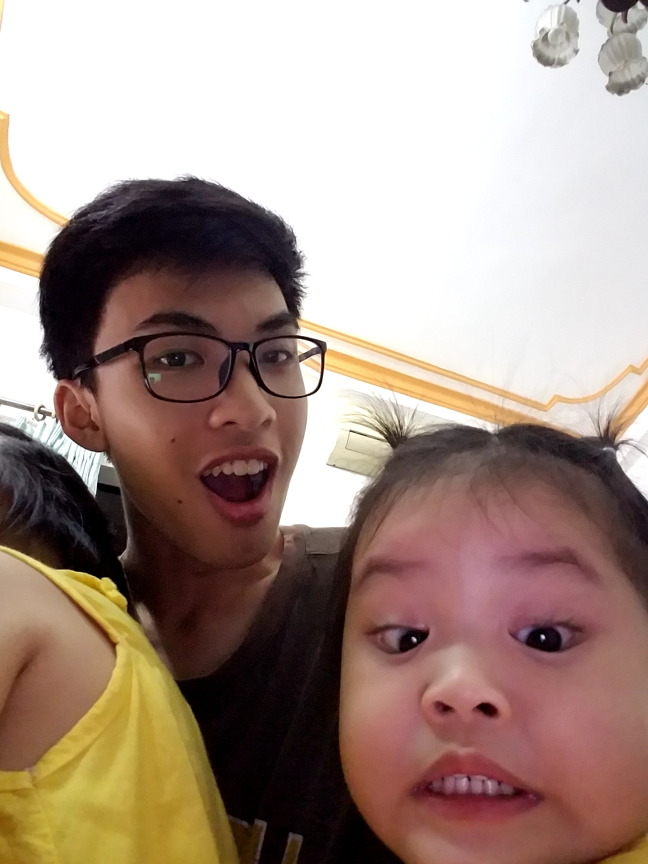
#> input picture MyLab/DistanceCalculator/myex01.jpg, 1944 x 2592 px (shown at 1/3 size)
$ python MyDistance.py   (older library calls are emulated)
#> lines starting #> are read from the running program, lines starting #| are printed output that depends on the picture; after the words box and inside, x2 and y2 are one past the last pixel; in counts of white or black regions, pixels touching at a corner belong together
# import the necessary packages
from scipy.spatial import distance as dist
from imutils import perspective
from imutils import contours
import numpy as np
import argparse
import imutils
import cv2

def midpoint(ptA, ptB):
	return ((ptA[0] + ptB[0]) * 0.5, (ptA[1] + ptB[1]) * 0.5)


image = cv2.imread("myex01.jpg")
#> image is the input picture: shape (2592, 1944, 3); mean B, G, R 133.5, 143.6, 164.6

# load the image, convert it to grayscale, and blur it slightly
gray = cv2.cvtColor(image, cv2.COLOR_BGR2GRAY)
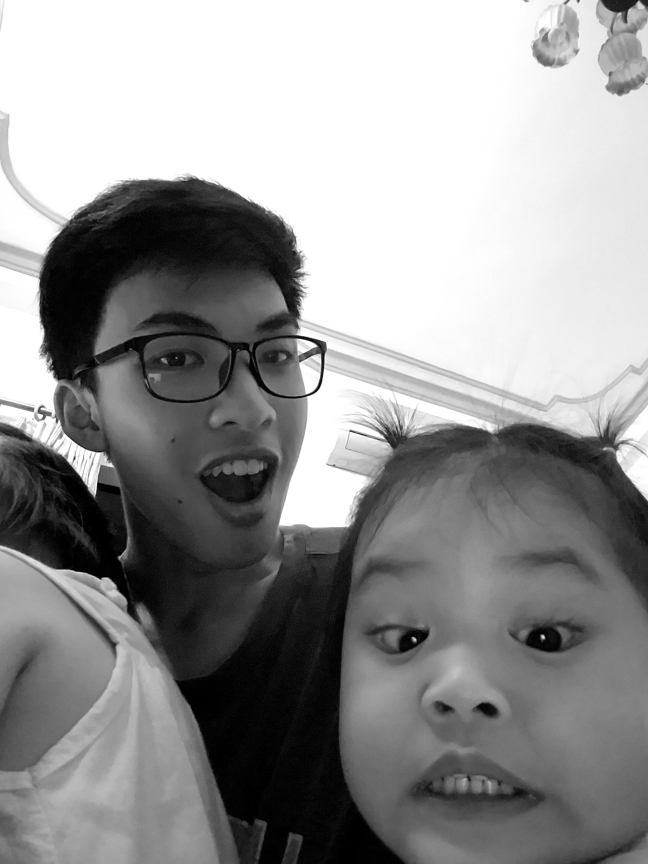
#> gray: shape (2592, 1944) (shown at 1/3 size); min 0, max 255, mean 148.7
gray = cv2.GaussianBlur(gray, (7, 7), 0)

# perform edge detection, then perform a dilation + erosion to
# close gaps in between object edges
edged = cv2.Canny(gray, 50, 100)
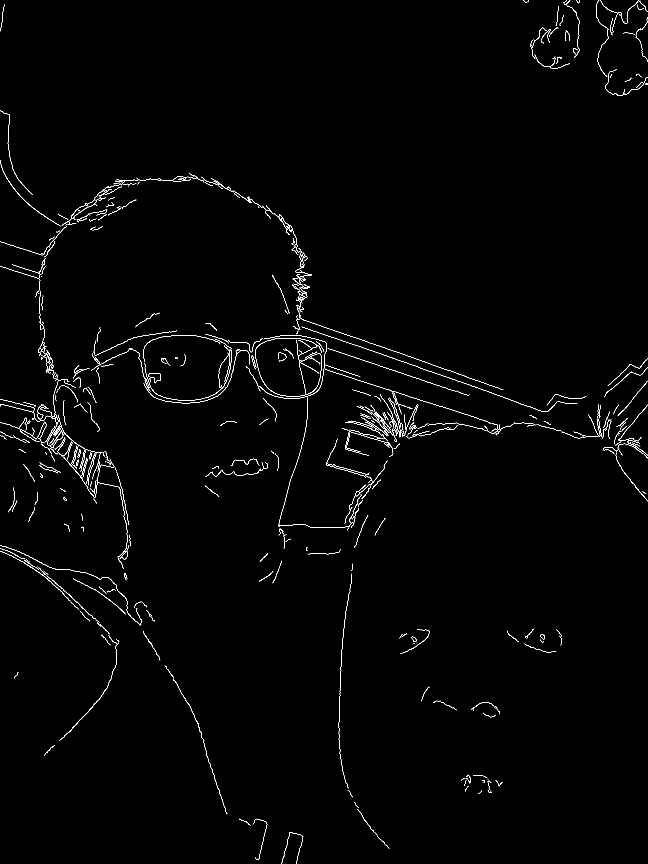
#> edged: shape (2592, 1944) (shown at 1/3 size); 0.79% white in thin lines or dots
edged = cv2.dilate(edged, None, iterations=1)
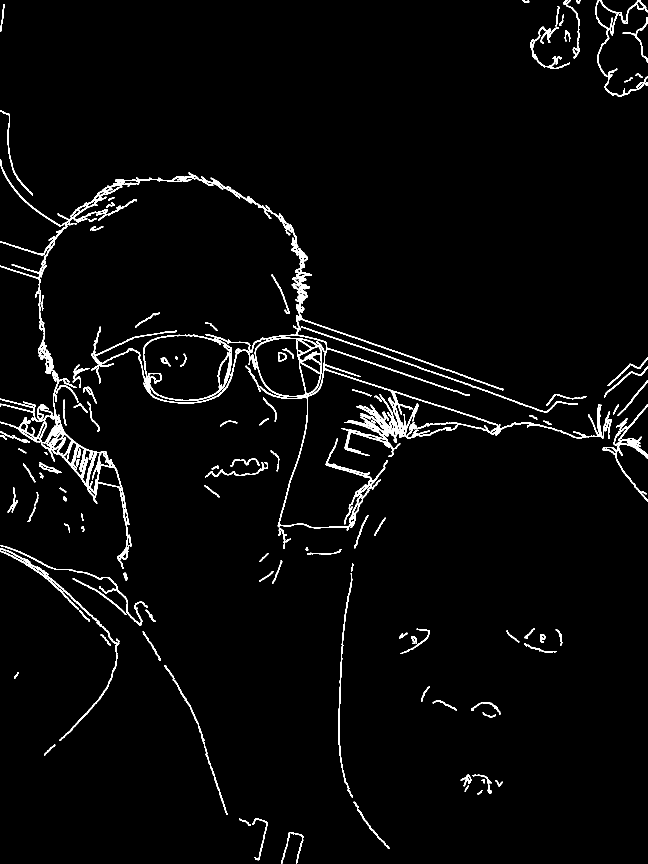
#> edged: shape (2592, 1944) (shown at 1/3 size); 2.6% white; 169 white regions (5 under 20 px), largest, box (x1, y1, x2, y2) and area: (0, 517, 1835, 1592) 40325, (0, 872, 389, 1707) 17089, (273, 1004, 751, 1211) 7621
edged = cv2.erode(edged, None, iterations=1)
#> edged: shape (2592, 1944); 0.86% white in thin lines or dots
# size = cv2.resize(edged, (900,800))
cnts = cv2.findContours(edged.copy(), cv2.RETR_EXTERNAL,
	cv2.CHAIN_APPROX_SIMPLE)
#> cnts = 301 contours, 187 with area under 20; largest, box (x1, y1, x2, y2) and area: (975, 1106, 1608, 1370) 4142, (0, 1145, 388, 1574) 2907, (314, 518, 1481, 1591) 2506, (115, 873, 208, 1146) 650, (185, 554, 361, 677) 572
cnts = imutils.grab_contours(cnts)
# sort the contours from left-to-right and, then initialize the
# distance colors and reference object
(cnts, _) = contours.sort_contours(cnts)
colors = ((0, 0, 255), (240, 0, 159), (0, 165, 255), (255, 255, 0),
	(255, 0, 255))
refObj = None

for c in cnts:
    if cv2.contourArea(c) < 400:
        continue
    # compute the rotated bounding box of the contour
    box = cv2.minAreaRect(c)
    box = cv2.cv.BoxPoints(box) if imutils.is_cv2() else cv2.boxPoints(box)
    box = np.array(box, dtype="int")

    # order the points in the contour such that they appear
	# in top-left, top-right, bottom-right, and bottom-left
	# order, then draw the outline of the rotated bounding
	# box
    box = perspective.order_points(box)

    # compute the center of the bounding box
    cX = np.average(box[:, 0])
    cY = np.average(box[:, 1])

    # if this is the first contour we are examining (i.e.,
	# the left-most contour), we presume this is the
	# reference object
    if refObj is None:
        # unpack the ordered bounding box, then compute the
		# midpoint between the top-left and top-right points,
		# followed by the midpoint between the top-right and
		# bottom-right
        (tl, tr, br, bl) = box
        (tlblX, tlblY) = midpoint(tl, bl)
        (trbrX, trbrY) = midpoint(tr, br)
        # compute the Euclidean distance between the midpoints,
		# then construct the reference object
        D = dist.euclidean((tlblX, tlblY), (trbrX, trbrY))
        print("D: " , (tlblX, tlblY), " + ", (trbrX, trbrY))
        # args["width"]
        refObj = (box, (cX, cY), D / 0.955)
        continue
    orig = image.copy()
    cv2.drawContours(orig, [box.astype("int")], -1, (0, 255, 0), 2)
    cv2.drawContours(orig, [refObj[0].astype("int")], -1, (0, 255, 0), 2)

    # stack the reference coordinates and the object coordinates
	# to include the object center
    refCoords = np.vstack([refObj[0], refObj[1]])
    objCoords = np.vstack([box, (cX, cY)])

    # loop over the original points
    for ((xA, yA), (xB, yB), color) in zip(refCoords, objCoords, colors):
		# draw circles corresponding to the current points and
		# connect them with a line
        cv2.circle(orig, (int(xA), int(yA)), 5, color, -1)
        cv2.circle(orig, (int(xB), int(yB)), 5, color, -1)
        cv2.line(orig, (int(xA), int(yA)), (int(xB), int(yB)),
			color, 2)
        # compute the Euclidean distance between the coordinates,
		# and then convert the distance in pixels to distance in
		# units
        D = dist.euclidean((xA, yA), (xB, yB)) / refObj[2]
        print("distance: ", D)
        (mX, mY) = midpoint((xA, yA), (xB, yB))
        cv2.putText(orig, "{:.1f}in".format(D), (int(mX), int(mY - 10)),
			cv2.FONT_HERSHEY_SIMPLEX, 0.55, color, 2)

        size = cv2.resize(orig, (960,800))
        cv2.imshow("Image", size)
        cv2.waitKey(0)
#> this loop made 301 passes
#> (cX, cY, tl, tr, br, bl, tlblX, tlblY) on pass 7: (242.5, 1333.8, [110, 1083], [496, 1460], [374, 1584], [-10, 1208], 50, 1145.5)
#> c on passes 29, 30, 38, 51, 53: [[111, 1700], [112, 1700]], [[114, 879], [114, 880], [116, 880], [117, 879]], [[124, 828], [123, 829], [123, 830], [123, 829]], [[163, 1126]], [[165, 1141], [166, 1142], [167, 1142], [166, 1142]]
#> (printed output is left out)
#> after the loop, tlblX = 50; tlblY = 1145.5; trbrX = 435; trbrY = 1522
